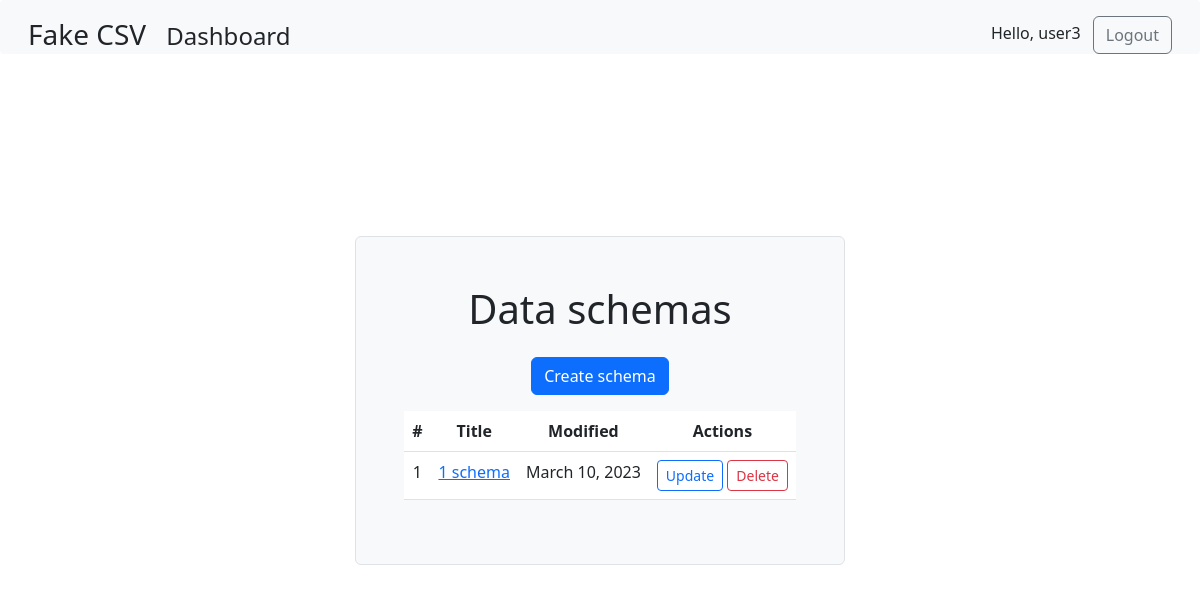
The page / (signed in) on the database as committed earlier.
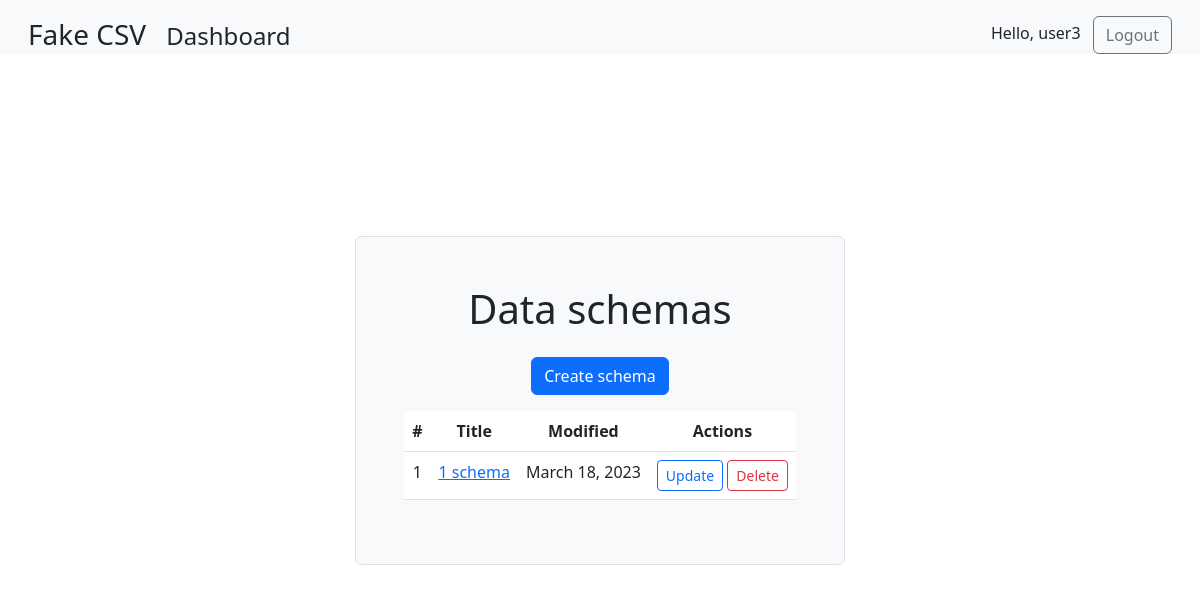
The same page on the database as committed later.
### dataset_creation/models.py (models this page shows, shortened)
class Schemas(models.Model):
    title = models.CharField(
        max_length=225,
    )
    column_separator = models.CharField(
        max_length=255,
        choices=((",", "Comma (,)"),
                 (';', "Semicolon (;)")),
        default=(",", "Comma (,)")
    )
    string_character = models.CharField(
        max_length=255,
        choices=(("\'", "Double-quote (\")"),
                 ('\"', "Single-quote (\')")),
        default=("\'", "Double-quote (\")")
    )
    modified_at = models.DateField(
        auto_now=True
    )
    user_creator = models.ForeignKey(
        settings.AUTH_USER_MODEL,
        on_delete=models.CASCADE
    )

### dataset_creation/views.py (the view)
# urls.py: path('', views.DashboardView.as_view(), name='dashboard'),
class DashboardView(LoginRequiredMixin, View):
    login_url = 'login:signin'
    template_name = 'dataset_creation/dashboard.html'
    def get(self, request):
        schemas = Schemas.objects.filter(user_creator_id=request.user.id)
        return render(request, self.template_name, {'schemas': schemas, 'page_title': 'Dashboard'})

### dataset_creation/templates/dataset_creation/dashboard.html (shortened to what this page needs)
{% extends 'base.html' %}
{% block content %}
    <div class="d-flex justify-content-center align-items-center vh-100">
        <div class="p-5 bg-light border rounded text-center">
            <h1 class="h1">Data schemas</h1>
            <a href="{% url 'dataset_creation:schema_create' %}" class="btn btn-primary mt-3">Create schema</a>
            {% if schemas %}
                <table class="table mt-3">
                <thead>
                    <tr>
                        <th>#</th>
                        <th>Title</th>
                        <th>Modified</th>
                        <th>Actions</th>
                    </tr>
                </thead>
                <tbody>
                    {% for schema in schemas %}
                        <tr>
                            <td>{{ forloop.counter }}</td>
                            <td><a href="{% url 'csv:manage' schema.id %}">{{ schema.title }}</a></td>
                            <td>{{ schema.modified_at }}</td>
                            <td>
                                <a href="{% url 'dataset_creation:schema_update' schema.id %}" class="btn btn-sm btn-outline-primary">Update</a>
                                <a href="{% url 'dataset_creation:schema_delete' schema.id %}" class="btn btn-sm btn-outline-danger">Delete</a>
                            </td>
                        </tr>
                    {% endfor %}
                </tbody>
                </table>
            {% endif %}
        </div>
    </div>
{% endblock %}
{% block stylesheets %}
    {% load static %}
{% endblock %}

Rows that differ between the two databases and show on the page:
changed Schemas "1 schema": modified_at "March 10, 2023" → "March 18, 2023"
